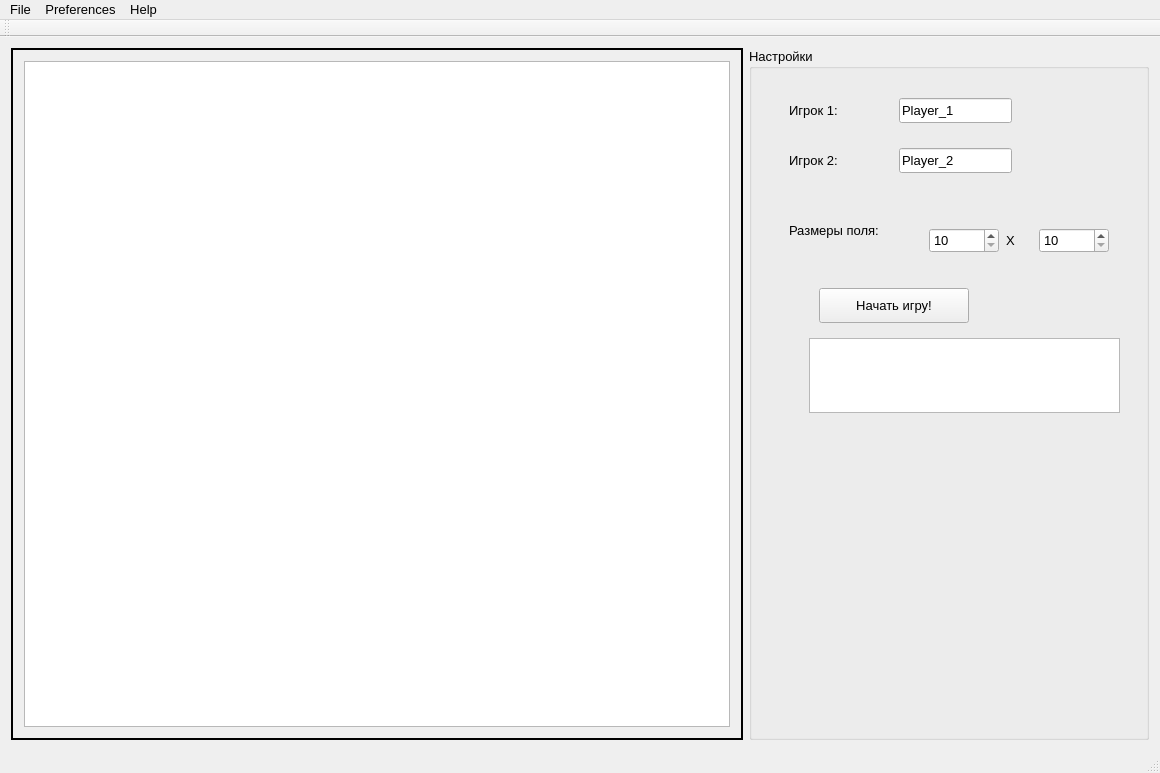
<?xml version="1.0" encoding="UTF-8"?>
<ui version="4.0">
 <class>MainWindow</class>
 <widget class="QMainWindow" name="MainWindow">
  <property name="geometry">
   <rect>
    <x>0</x>
    <y>0</y>
    <width>1160</width>
    <height>773</height>
   </rect>
  </property>
  <property name="font">
   <font>
    <pointsize>10</pointsize>
   </font>
  </property>
  <property name="windowTitle">
   <string>Настольная игра &quot;Точки&quot;</string>
  </property>
  <widget class="QWidget" name="centralWidget">
   <layout class="QGridLayout" name="gridLayout">
    <item row="0" column="0">
     <layout class="QHBoxLayout" name="horizontalLayout">
      <item>
       <widget class="QFrame" name="frame">
        <property name="minimumSize">
         <size>
          <width>100</width>
          <height>100</height>
         </size>
        </property>
        <property name="maximumSize">
         <size>
          <width>3000</width>
          <height>3000</height>
         </size>
        </property>
        <property name="frameShape">
         <enum>QFrame::WinPanel</enum>
        </property>
        <property name="frameShadow">
         <enum>QFrame::Plain</enum>
        </property>
        <layout class="QGridLayout" name="gridLayout_2">
         <item row="0" column="0">
          <widget class="QTableWidget" name="tableWidget_field">
           <property name="frameShadow">
            <enum>QFrame::Sunken</enum>
           </property>
           <property name="lineWidth">
            <number>1</number>
           </property>
           <property name="midLineWidth">
            <number>0</number>
           </property>
           <property name="verticalScrollBarPolicy">
            <enum>Qt::ScrollBarAlwaysOff</enum>
           </property>
           <property name="horizontalScrollBarPolicy">
            <enum>Qt::ScrollBarAlwaysOff</enum>
           </property>
           <property name="editTriggers">
            <set>QAbstractItemView::NoEditTriggers</set>
           </property>
           <property name="selectionMode">
            <enum>QAbstractItemView::NoSelection</enum>
           </property>
           <property name="iconSize">
            <size>
             <width>20</width>
             <height>20</height>
            </size>
           </property>
           <property name="textElideMode">
            <enum>Qt::ElideMiddle</enum>
           </property>
           <property name="cornerButtonEnabled">
            <bool>false</bool>
           </property>
           <attribute name="horizontalHeaderVisible">
            <bool>false</bool>
           </attribute>
           <attribute name="horizontalHeaderHighlightSections">
            <bool>false</bool>
           </attribute>
           <attribute name="verticalHeaderVisible">
            <bool>false</bool>
           </attribute>
           <attribute name="verticalHeaderHighlightSections">
            <bool>false</bool>
           </attribute>
          </widget>
         </item>
        </layout>
       </widget>
      </item>
      <item>
       <widget class="QGroupBox" name="groupBox_settings">
        <property name="minimumSize">
         <size>
          <width>400</width>
          <height>0</height>
         </size>
        </property>
        <property name="maximumSize">
         <size>
          <width>400</width>
          <height>16777215</height>
         </size>
        </property>
        <property name="title">
         <string>Настройки</string>
        </property>
        <widget class="QLineEdit" name="lineEdit_player1">
         <property name="geometry">
          <rect>
           <x>150</x>
           <y>50</y>
           <width>113</width>
           <height>25</height>
          </rect>
         </property>
         <property name="text">
          <string>Player_1</string>
         </property>
        </widget>
        <widget class="QLineEdit" name="lineEdit_player2">
         <property name="geometry">
          <rect>
           <x>150</x>
           <y>100</y>
           <width>113</width>
           <height>25</height>
          </rect>
         </property>
         <property name="text">
          <string>Player_2</string>
         </property>
        </widget>
        <widget class="QLabel" name="label_player1">
         <property name="geometry">
          <rect>
           <x>40</x>
           <y>50</y>
           <width>81</width>
           <height>25</height>
          </rect>
         </property>
         <property name="text">
          <string>Игрок 1:</string>
         </property>
        </widget>
        <widget class="QLabel" name="label_player2">
         <property name="geometry">
          <rect>
           <x>40</x>
           <y>100</y>
           <width>81</width>
           <height>25</height>
          </rect>
         </property>
         <property name="text">
          <string>Игрок 2:</string>
         </property>
        </widget>
        <widget class="QLabel" name="label_field_size">
         <property name="geometry">
          <rect>
           <x>40</x>
           <y>170</y>
           <width>131</width>
           <height>25</height>
          </rect>
         </property>
         <property name="text">
          <string>Размеры поля:</string>
         </property>
        </widget>
        <widget class="QSpinBox" name="spinBox_width">
         <property name="geometry">
          <rect>
           <x>180</x>
           <y>180</y>
           <width>70</width>
           <height>25</height>
          </rect>
         </property>
         <property name="minimum">
          <number>10</number>
         </property>
         <property name="maximum">
          <number>100</number>
         </property>
         <property name="singleStep">
          <number>5</number>
         </property>
         <property name="value">
          <number>10</number>
         </property>
        </widget>
        <widget class="QSpinBox" name="spinBox_height">
         <property name="geometry">
          <rect>
           <x>290</x>
           <y>180</y>
           <width>70</width>
           <height>25</height>
          </rect>
         </property>
         <property name="minimum">
          <number>10</number>
         </property>
         <property name="maximum">
          <number>100</number>
         </property>
         <property name="singleStep">
          <number>5</number>
         </property>
         <property name="value">
          <number>10</number>
         </property>
        </widget>
        <widget class="QLabel" name="label">
         <property name="geometry">
          <rect>
           <x>250</x>
           <y>180</y>
           <width>31</width>
           <height>25</height>
          </rect>
         </property>
         <property name="text">
          <string>  X</string>
         </property>
        </widget>
        <widget class="QPushButton" name="pushButton_start">
         <property name="geometry">
          <rect>
           <x>70</x>
           <y>240</y>
           <width>150</width>
           <height>35</height>
          </rect>
         </property>
         <property name="text">
          <string>Начать игру!</string>
         </property>
        </widget>
        <widget class="QTextEdit" name="textEdit_report">
         <property name="geometry">
          <rect>
           <x>60</x>
           <y>290</y>
           <width>311</width>
           <height>75</height>
          </rect>
         </property>
         <property name="readOnly">
          <bool>true</bool>
         </property>
        </widget>
       </widget>
      </item>
     </layout>
    </item>
   </layout>
  </widget>
  <widget class="QMenuBar" name="menuBar">
   <property name="geometry">
    <rect>
     <x>0</x>
     <y>0</y>
     <width>1160</width>
     <height>26</height>
    </rect>
   </property>
   <property name="font">
    <font>
     <pointsize>10</pointsize>
    </font>
   </property>
   <widget class="QMenu" name="menuFile">
    <property name="title">
     <string>File</string>
    </property>
   </widget>
   <widget class="QMenu" name="menuPreferences">
    <property name="title">
     <string>Preferences</string>
    </property>
   </widget>
   <widget class="QMenu" name="menuHelp">
    <property name="title">
     <string>Help</string>
    </property>
   </widget>
   <addaction name="menuFile"/>
   <addaction name="menuPreferences"/>
   <addaction name="menuHelp"/>
  </widget>
  <widget class="QToolBar" name="mainToolBar">
   <attribute name="toolBarArea">
    <enum>TopToolBarArea</enum>
   </attribute>
   <attribute name="toolBarBreak">
    <bool>false</bool>
   </attribute>
  </widget>
  <widget class="QStatusBar" name="statusBar"/>
 </widget>
 <layoutdefault spacing="6" margin="11"/>
 <resources/>
 <connections/>
</ui>
